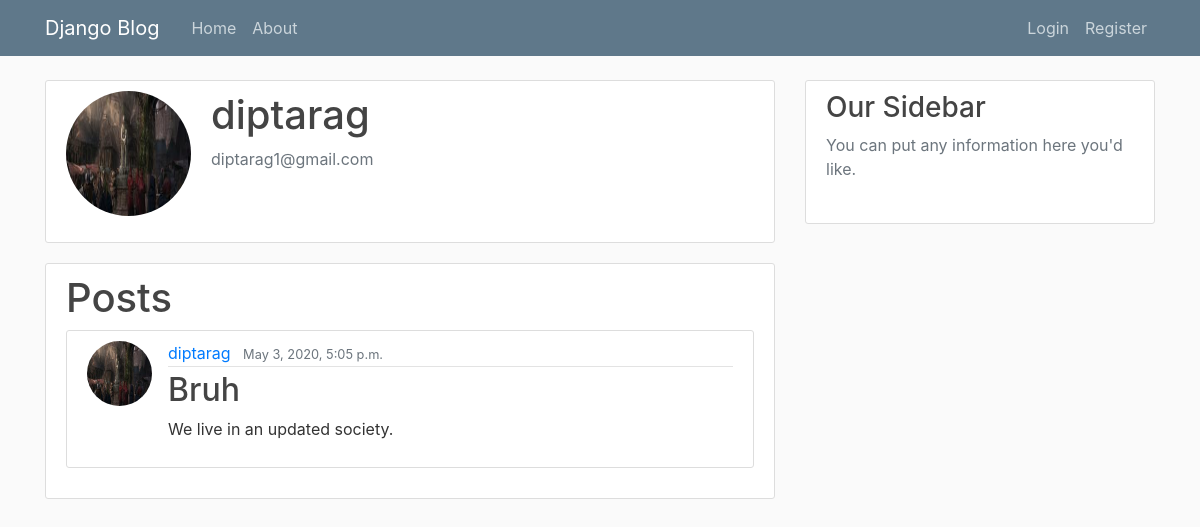
/user/3/, run on the app's committed database.
### users/models.py (models this page shows, shortened)
class Profile(models.Model):
    user = models.OneToOneField(User, on_delete=models.CASCADE)
    image = models.ImageField(default='default.jpg', upload_to='profile_pics')

### Blog/models.py (models this page shows, shortened)
class Post(models.Model):
	title = models.CharField(max_length=100)
	content = models.TextField()
	date_posted = models.DateTimeField(default=timezone.now)
	author = models.ForeignKey(User, on_delete=models.CASCADE)
	likers = models.ManyToManyField(User, related_name = 'likers', blank = True)

### users/views.py (the view)
# urls.py: path('user/<pk>/', ProfileDetailView.as_view(), name='profile-other'),
class ProfileDetailView(DetailView):
	model = Profile
	template_name = 'users/profile_other.html'
	def get_context_data(self, **kwargs):
		context = super().get_context_data(**kwargs)
		context['posts'] = Post.objects.filter(author__profile = self.object)
		return context

### users/templates/users/profile_other.html
{% extends "Blog/base.html" %}
{% load crispy_forms_tags %}
{% block content %}
    <div class="content-section">
      <div class="media">
        <img class="rounded-circle account-img" src="{{object.user.profile.image.url}}">
        <div class="media-body">
          <h2 class="account-heading">{{ object.user.username }}</h2>
          <p class="text-secondary">{{ object.user.email }}</p>
        </div>
      </div>
      </div>
      <div class = "content-section">
        <h1> Posts </h1>
      {% for post in posts %}
    	<article class="media content-section">
    				<img class = "rounded-circle article-img" src = "{{post.author.profile.image.url}}">
      <div class="media-body">
        <div class="article-metadata">
          <a class="mr-2" href="{% url 'profile-other' post.author.profile.id %}">{{ post.author }}</a>
          <small class="text-muted">{{ post.date_posted }}</small>
        </div>
        <h2><a class="article-title" href="{% url 'post-detail' post.id %}">{{ post.title }}</a></h2>
        <p class="article-content">{{ post.content }}</p>
      </div>
    </article>
    </div>
    	{% endfor %}
{% endblock content %}

### Blog/static/Blog/main.css (style rules this page uses)
body { background: #fafafa; color: #333333; margin-top: 5rem; }
h1, h2, h3, h4, h5, h6 { color: #444444; }
.content-section { background: #ffffff; padding: 10px 20px; border: 1px solid #dddddd; border-radius: 3px; margin-bottom: 20px; }
.article-title { color: #444444; }
.article-content { white-space: pre-line; }
.article-img { height: 65px; width: 65px; margin-right: 16px; }
.article-metadata { padding-bottom: 1px; margin-bottom: 4px; border-bottom: 1px solid #e3e3e3 }
.account-img { height: 125px; width: 125px; margin-right: 20px; margin-bottom: 16px; }
.account-heading { font-size: 2.5rem; }

### data on the page
Profile: user.profile.image (picture), user.username "diptarag", user.email "diptarag1@gmail.com"
Post: author.profile.image (picture), author "diptarag", date_posted "May 3, 2020, 5:05 p.m.", title "Bruh", content "We live in an updated society."
